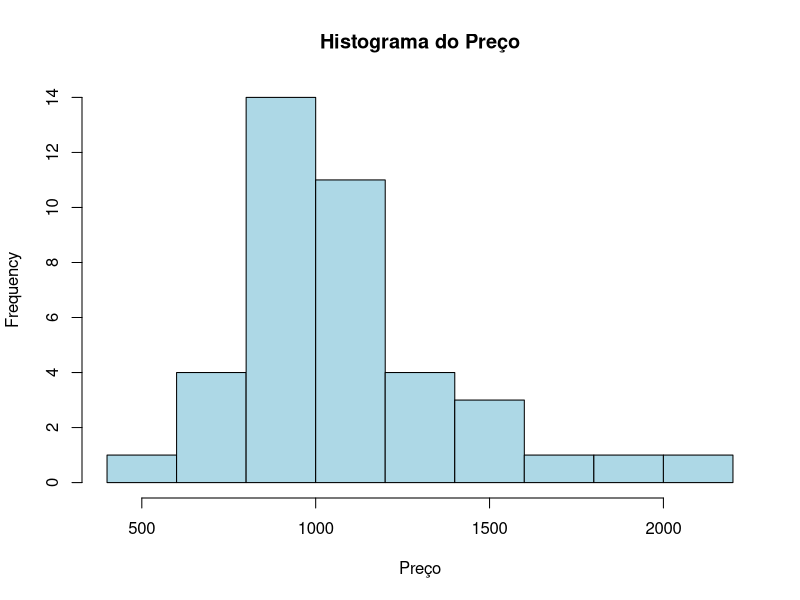
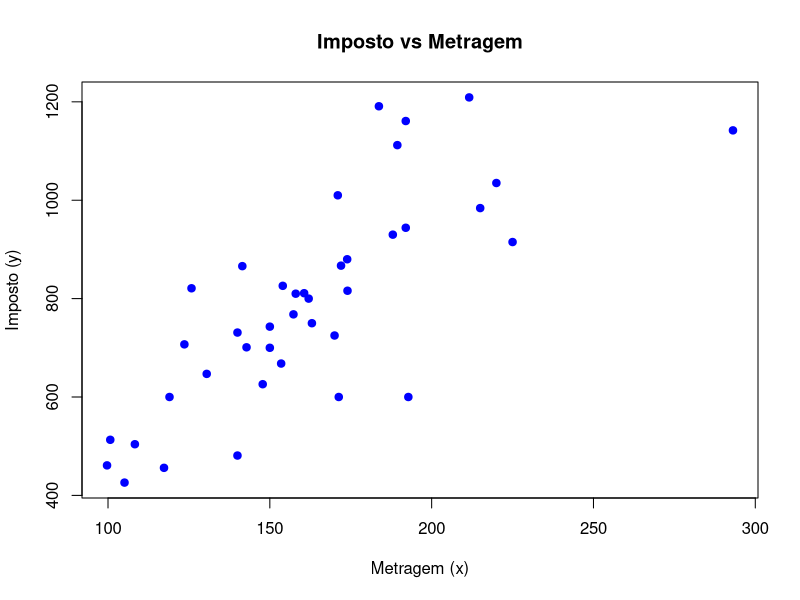

Write the R code that produced these figures, in order.
# Leitura dos dados
dados <- read.csv("imoveis.csv")

# Visualização inicial
head(dados)

# Estatísticas descritivas
summary(dados)

dados <- read.csv2("imoveis.csv")
dados <- read.csv("imoveis.csv", sep = ";", dec = ",")
head(dados)

# 1. Lendo o arquivo (ajustado para o padrão brasileiro)
dados <- read.csv("imoveis.csv", sep = ";", dec = ",")

# 2. Limpeza pesada das colunas (remove R$, espaços e pontos)
limpar_numero <- function(x) {
  as.numeric(gsub("[^0-9,]", "", as.character(x)))
}

dados$preco <- limpar_numero(dados$preco)
dados$metragem <- as.numeric(as.character(dados$metragem))
dados$imposto <- as.numeric(as.character(dados$imposto))

# 3. Gerando os gráficos
# Histograma
hist(na.omit(dados$preco), 
     main="Histograma do Preço", 
     col="lightblue", xlab="Preço")

# Dispersão (O que estava faltando!)
plot(dados$metragem, dados$imposto, 
     main="Imposto vs Metragem", 
     xlab="Metragem (x)", ylab="Imposto (y)", 
     pch=19, col="blue")
